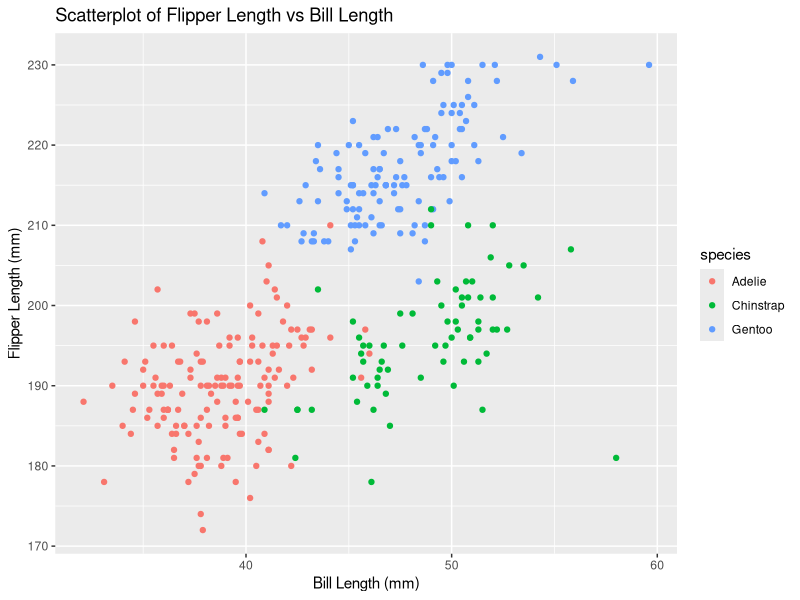
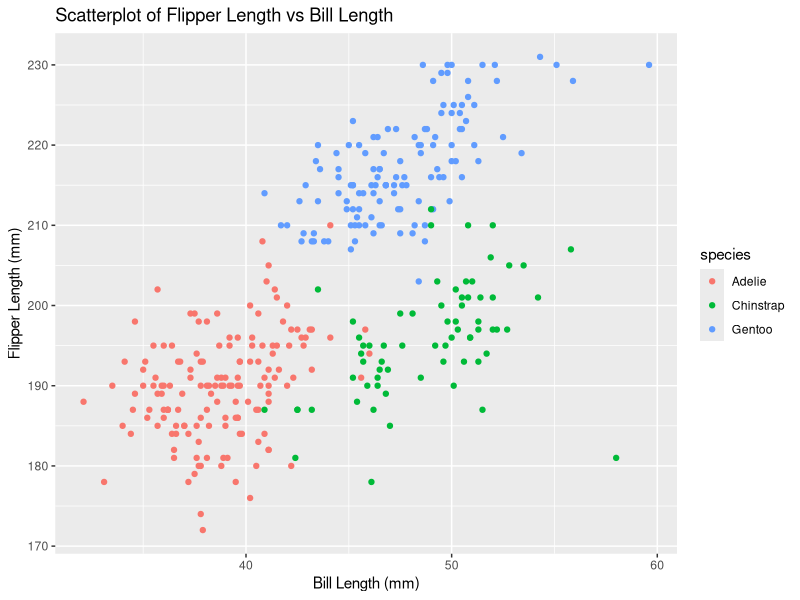

Write the R code that produced these figures, in order.
## ---- chunk 1
# Loading the penguins data set:
data("penguins", package = "palmerpenguins")
## ---- chunk 2
library(ggplot2)

ggplot(data = penguins, 
  aes(x = bill_length_mm, y = flipper_length_mm, color = species)) +
  geom_point() +
  labs(title = "Scatterplot of Flipper Length vs Bill Length",
       x = "Bill Length (mm)",
       y = "Flipper Length (mm)")
ggsave("penguin_scatterplot.pdf", width = 8, height = 5)
